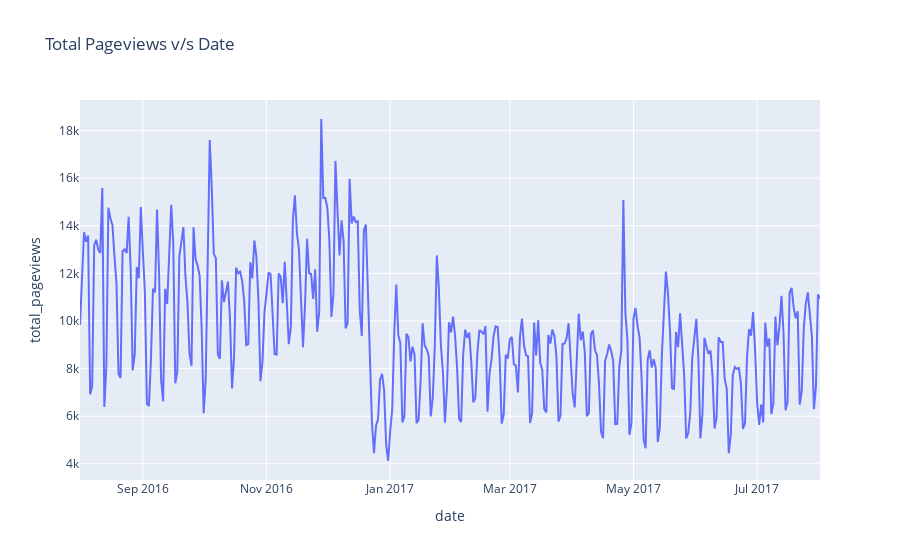

Here is the notebook cell this chart was saved with:
### Markdown cell above
***Total Pageviews by Time***

### Code cell
# Pageviews by Time

query = """
            SELECT 
                date, 
                SUM(totals.pageviews) as total_pageviews 
            FROM `bigquery-public-data.google_analytics_sample.ga_sessions_*`
            WHERE _TABLE_SUFFIX BETWEEN '20160801' AND '20170801'
            GROUP BY date
            ORDER BY date"""

df = client.query(query).result().to_dataframe()
df['date'] = pd.to_datetime(df['date'])

# Define the plot
fig = px.line(df, x='date', y='total_pageviews', title='Total Pageviews v/s Date')

#add axis labels
fig.update_xaxes(title_text='date')
fig.update_yaxes(title_text='total_pageviews')

# Show the interactive plot
fig.show()

### Figure 1 — Plotly figure (JSON) as saved in the notebook; plotly's stock layout.template omitted (floating-point values rounded to 4 significant figures; data arrays with more than 128 entries replaced by an {"elided": "..."} marker saying what was removed)
{"data": [{"hovertemplate": "date=%{x}<br>total_pageviews=%{y}<extra></extra>", "legendgroup": "", "line": {"color": "#636efa", "dash": "solid"}, "marker": {"symbol": "circle"}, "mode": "lines", "name": "", "orientation": "v", "showlegend": false, "x": {"elided": "366 str values"}, "xaxis": "x", "y": {"elided": "366 int values"}, "yaxis": "y", "type": "scatter"}], "layout": {"xaxis": {"anchor": "y", "domain": [0, 1], "title": {"text": "date"}, "type": "date", "range": ["2016-08-01", "2017-08-01"], "autorange": true}, "yaxis": {"anchor": "x", "domain": [0, 1], "title": {"text": "total_pageviews"}, "type": "linear", "range": [3320.0, 19280.0], "autorange": true}, "legend": {"tracegroupgap": 0}, "title": {"text": "Total Pageviews v/s Date"}, "autosize": true}}
